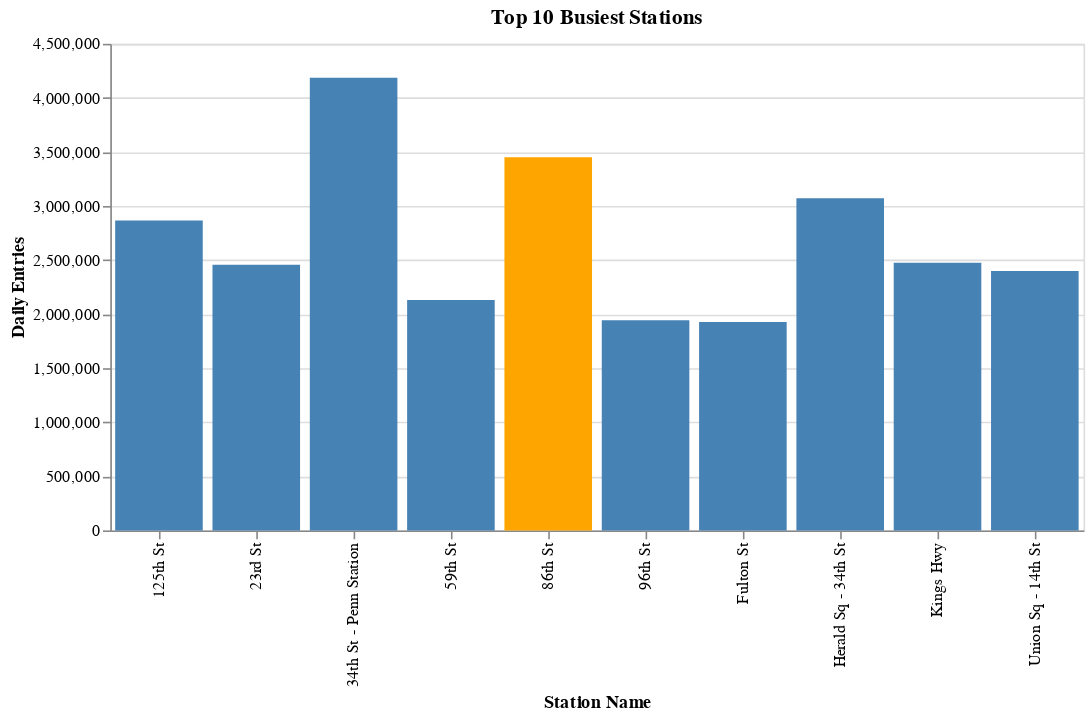

The code cell stored with this chart in its notebook:
### Code cell
# plot busiest Stations
source = clean_stations.sort_values('DAILY_ENTRIES',ascending = False).head(10)

alt.Chart(source, title="Top 10 Busiest Stations").mark_bar().encode(
    #x='NAME:O',
    x=alt.X('NAME:O', title='Station Name'),
    #y="DAILY_ENTRIES:Q",
    y=alt.Y('DAILY_ENTRIES:Q', title='Daily Entries'),
    # The highlight will be set on the result of a conditional statement
    color=alt.condition(
        alt.datum.UPPER_NAME == '86 ST',  # If UPPER_NAME is 86 ST this test returns True,
        
        alt.value('orange'),     # which sets the bar orange.
        alt.value('steelblue')   # And if it's not true it sets the bar steelblue.
    )
).properties(width=600)

### Figure 1 — Vega-Lite specification as saved in the notebook (floating-point values rounded to 4 significant figures)
{"config": {"view": {"continuousWidth": 400, "continuousHeight": 300}}, "data": {"name": "data-823e88bbafa41c2b1949b816267a2e3e"}, "mark": "bar", "encoding": {"color": {"condition": {"value": "orange", "test": "(datum.UPPER_NAME === '86 ST')"}, "value": "steelblue"}, "x": {"type": "ordinal", "field": "NAME", "title": "Station Name"}, "y": {"type": "quantitative", "field": "DAILY_ENTRIES", "title": "Daily Entries"}}, "title": "Top 10 Busiest Stations", "width": 600, "$schema": "https://vega.github.io/schema/vega-lite/v4.8.1.json", "datasets": {"data-823e88bbafa41c2b1949b816267a2e3e": [{"STATION": "34 ST-PENN STA", "DAILY_ENTRIES": 4187000.0, "NAME": "34th St - Penn Station", "Latitude": 40.75, "Longitude": -73.99, "the_geom": "POINT (-73.99105699913983 40.75037300003949)", "UPPER_NAME": "34 ST-PENN STA"}, {"STATION": "86 ST", "DAILY_ENTRIES": 3452000.0, "NAME": "86th St", "Latitude": 40.79, "Longitude": -73.98, "the_geom": "POINT (-73.97621799859327 40.78864400073892)", "UPPER_NAME": "86 ST"}, {"STATION": "34 ST-HERALD SQ", "DAILY_ENTRIES": 3071000.0, "NAME": "Herald Sq - 34th St", "Latitude": 40.75, "Longitude": -73.99, "the_geom": "POINT (-73.9879368338264 40.74964456009442)", "UPPER_NAME": "34 ST-HERALD SQ"}, {"STATION": "125 ST", "DAILY_ENTRIES": 2865000.0, "NAME": "125th St", "Latitude": 40.81, "Longitude": -73.95, "the_geom": "POINT (-73.94549500011411 40.807753999182815)", "UPPER_NAME": "125 ST"}, {"STATION": "KINGS HWY", "DAILY_ENTRIES": 2474000.0, "NAME": "Kings Hwy", "Latitude": 40.6, "Longitude": -73.97, "the_geom": "POINT (-73.9723553085244 40.603258405128265)", "UPPER_NAME": "KINGS HWY"}, {"STATION": "23 ST", "DAILY_ENTRIES": 2456000.0, "NAME": "23rd St", "Latitude": 40.74, "Longitude": -73.99, "the_geom": "POINT (-73.98659900207888 40.739864000474604)", "UPPER_NAME": "23 ST"}, {"STATION": "14 ST-UNION SQ", "DAILY_ENTRIES": 2399000.0, "NAME": "Union Sq - 14th St", "Latitude": 40.73, "Longitude": -73.99, "the_geom": "POINT (-73.98995099881881 40.734673000996125)", "UPPER_NAME": "14 ST-UNION SQ"}, {"STATION": "59 ST", "DAILY_ENTRIES": 2131000.0, "NAME": "59th St", "Latitude": 40.64, "Longitude": -74.02, "the_geom": "POINT (-74.01788099953987 40.6413616662838)", "UPPER_NAME": "59 ST"}, {"STATION": "96 ST", "DAILY_ENTRIES": 1944000.0, "NAME": "96th St", "Latitude": 40.79, "Longitude": -73.95, "the_geom": "POINT (-73.9510700015425 40.78567199998607)", "UPPER_NAME": "96 ST"}, {"STATION": "FULTON ST", "DAILY_ENTRIES": 1927000.0, "NAME": "Fulton St", "Latitude": 40.69, "Longitude": -73.98, "the_geom": "POINT (-73.97537499833149 40.68711899950771)", "UPPER_NAME": "FULTON ST"}]}}
